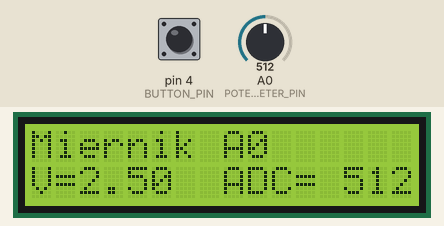
Simulated run of this sketch. Board: Arduino Uno, built with avr-gcc and run on an emulated ATmega328P. Parts: 16×2 character LCD. Inputs (shaded band) come from the test bench; at power-on: pin 4 (BUTTON_PIN) HIGH, A0 (POTENTIOMETER_PIN) = 512. What the sketch prints to the serial monitor is not drawn.

Above: at 1.2 s.
1.3 s: pin 4 (BUTTON_PIN) pulled LOW for 0.15 s
At 2.6 s:
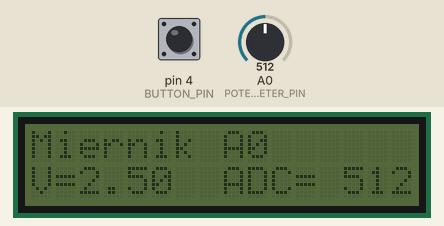
3.0 s: A0 (POTENTIOMETER_PIN) set to 716
At 3.6 s:
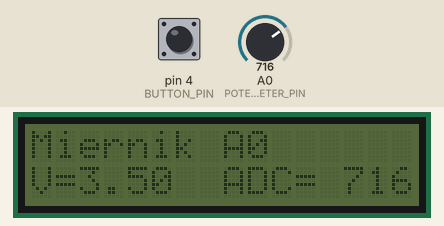
4.5 s: pin 4 (BUTTON_PIN) pulled LOW for 1 s
At 6.2 s:
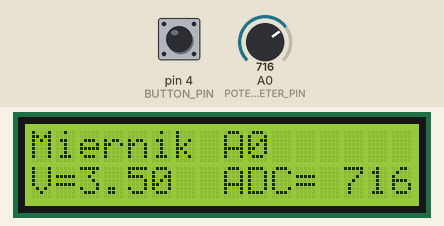
7.0 s: A0 (POTENTIOMETER_PIN) set to 900
At 7.7 s:
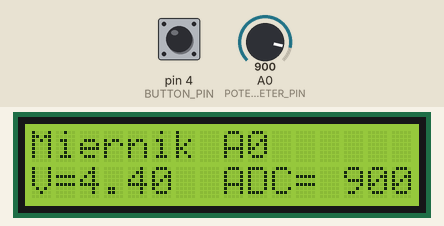
8.5 s: A0 (POTENTIOMETER_PIN) set to 1010
At 9.9 s:
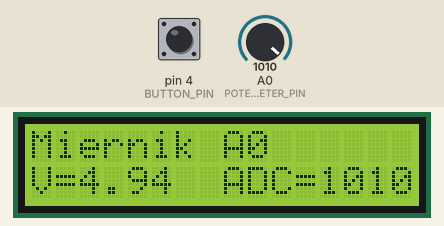
Timing chart, 0 to 11.5 s (numbered marks = the images above; inputs shaded):
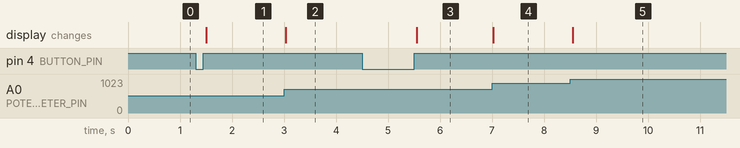

Measured:
- after the input at 1.3 s, the display: changes after 0.20 s (image 1)
- after the input at 3.0 s, the display: changes at once (image 2)
- after the input at 4.5 s, the display: changes after 1.1 s (image 3)
- after the input at 7.0 s, the display: changes at once (image 4)
- after the input at 8.5 s, the display: changes after 0.06 s (image 5)

The sketch:

zad2.1-2.2.ino
```cpp
// Imię i Nazwisko: Mateusz Groblicki
// Grupa: Czwartek 11:15
// Zadanie: 2.1-2.2. Voltomierz LCD i wykres napięcia

#include <LiquidCrystal_I2C.h>
#include <Wire.h>

#define BUTTON_PIN 4
#define POTENTIOMETER_PIN A0
const float MAX_VOLTAGE = 5.0;
const int MAX_VOLTAGE_ADC = 1023;
const int MAIN_LOOP_DELAY = 50;
const int BUTTON_DELAY = 20;

LiquidCrystal_I2C lcd(0x27, 2, 1, 0, 4, 5, 6, 7, 3, POSITIVE);

int volt_adc_read = 0;
int volt_adc_prev = -INT16_MAX;
bool lcd_led_state = HIGH;
bool btn_prev_state = HIGH;

void setup()
{
    Serial.begin(9600);

    pinMode(BUTTON_PIN, INPUT_PULLUP);

    lcd.begin(16, 2);
    lcd.clear();
    lcd.setCursor(0, 0);
    lcd.print("Miernik A0");
    lcd.setCursor(0, 1);
    lcd.print("V=");
    lcd.setCursor(8, 1);
    lcd.print("ADC=");
}

void loop()
{
    measureVoltage();
    lcdLedUpdate();
    drawChart();

    //END OF MAIN LOOP
    delay(MAIN_LOOP_DELAY);
}

float adcToVoltage(int adc_read)
{
    return (MAX_VOLTAGE * adc_read) / MAX_VOLTAGE_ADC;
}

void printVoltage(float voltage)
{
    lcd.setCursor(2, 1);
    lcd.print(voltage);
}

void printADC(int adc)
{
    lcd.setCursor(12, 1);
    lcd.print(((adc < 10) ? "   " : (adc < 100) ? "  " : (adc < 1000) ? " " : ""));
    lcd.print(adc);
}

void measureVoltage()
{
    volt_adc_read = analogRead(POTENTIOMETER_PIN);

    //print current voltage
    if (abs(volt_adc_read - volt_adc_prev) > 1)
    {
        volt_adc_prev = volt_adc_read;
        printADC(volt_adc_read);
        printVoltage(adcToVoltage(volt_adc_read));
    }
}

bool hasButtonStateChanged()
{
    if (digitalRead(BUTTON_PIN) != btn_prev_state)
    {
        //check for button vibrations
        delay(BUTTON_DELAY);
        if (digitalRead(BUTTON_PIN) != btn_prev_state)
        {
            btn_prev_state = !btn_prev_state;
            return true;
        }
    }

    return false;
}

void lcdLedUpdate()
{
    if (hasButtonStateChanged() && btn_prev_state == HIGH) //if button was released
    {
        lcd_led_state = !lcd_led_state;
        lcd.setBacklight(lcd_led_state);
    }
}

void drawChart()
{
    Serial.print(lcd_led_state);
    Serial.print("\t");

    Serial.print(adcToVoltage(volt_adc_read));
    Serial.print("\t");

    Serial.println("");
}
```
